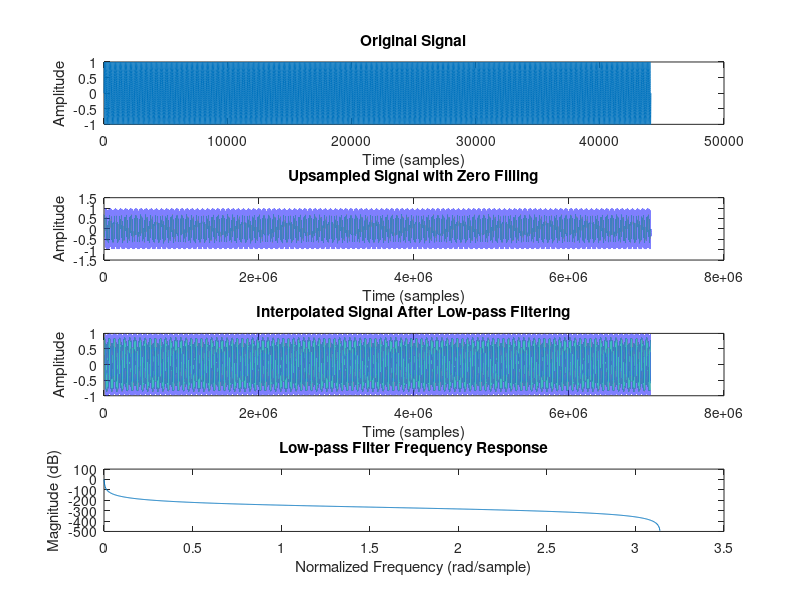

This chart was generated by the following MATLAB code:
% Parameters
original_sampling_rate = 44100; % Hz
upsampled_sampling_rate = 7056000; % Hz
cutoff_frequency = 1000; % Hz (adjust as needed)
Low_frequency = 48000; % Hz

% Generate original signal
t = 0:1/original_sampling_rate:1; % Time vector
original_signal = sin(2*pi*440*t); % Sinusoidal signal at 440 Hz

% Upsampling
upsampled_signal = resample(original_signal, upsampled_sampling_rate, original_sampling_rate);

% Low-pass filtering
[b, a] = butter(4, cutoff_frequency / (upsampled_sampling_rate / 2), 'low'); % 4th order Butterworth filter
interpolated_signal = filter(b, a, upsampled_signal);

% Frequency response
[h, f] = freqz(b, a, 2^10); % Calculate frequency response

% Plotting
figure;
subplot(4,1,1);
plot(original_signal);
title('Original Signal');
xlabel('Time (samples)');
ylabel('Amplitude');

subplot(4,1,2);
plot(upsampled_signal);
title('Upsampled Signal with Zero Filling');
xlabel('Time (samples)');
ylabel('Amplitude');

subplot(4,1,3);
plot(interpolated_signal);
title('Interpolated Signal After Low-pass Filtering');
xlabel('Time (samples)');
ylabel('Amplitude');

subplot(4,1,4);
plot(f, 20*log10(abs(h)));
title('Low-pass Filter Frequency Response');
xlabel('Normalized Frequency (rad/sample)');
ylabel('Magnitude (dB)');
